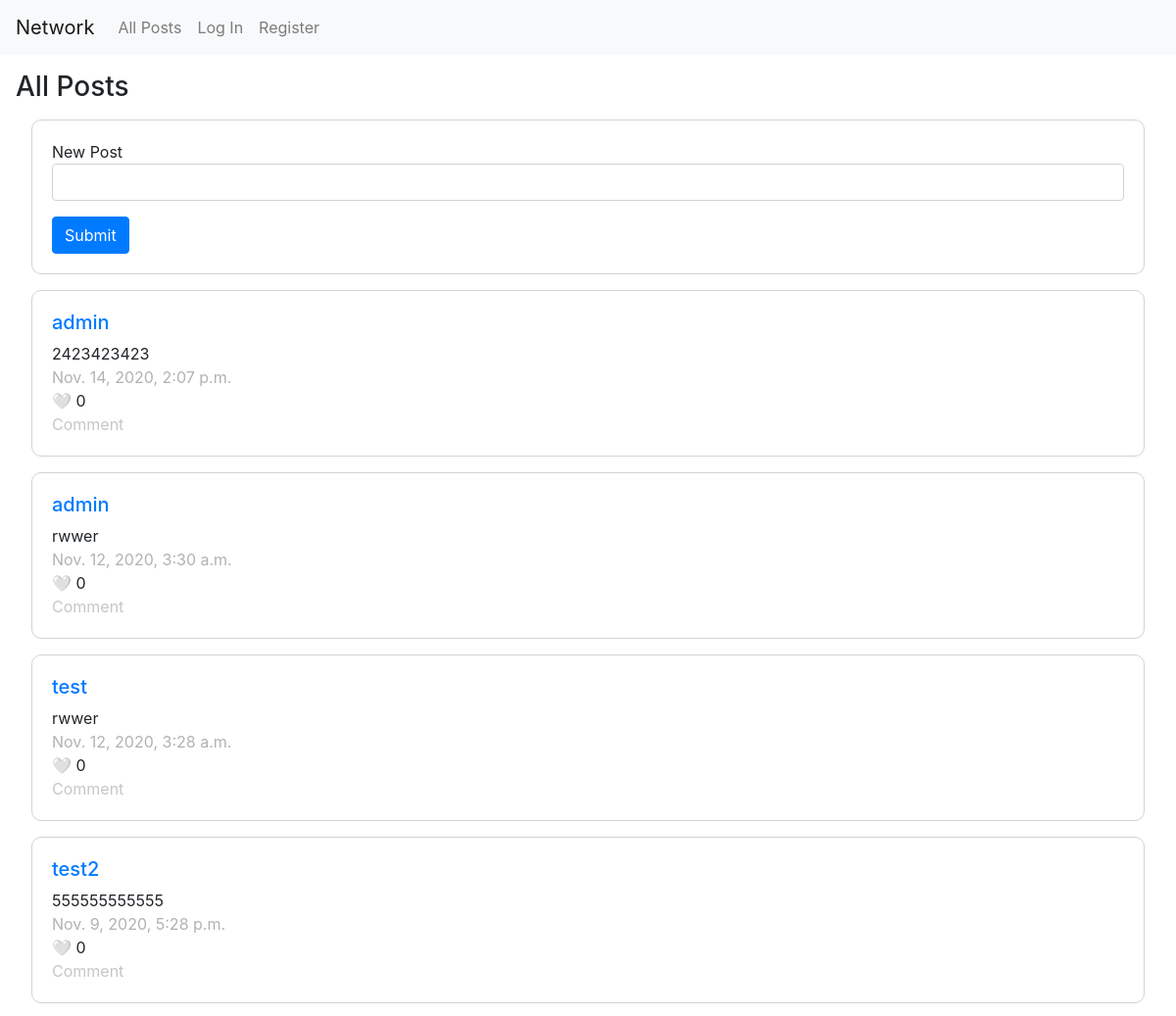
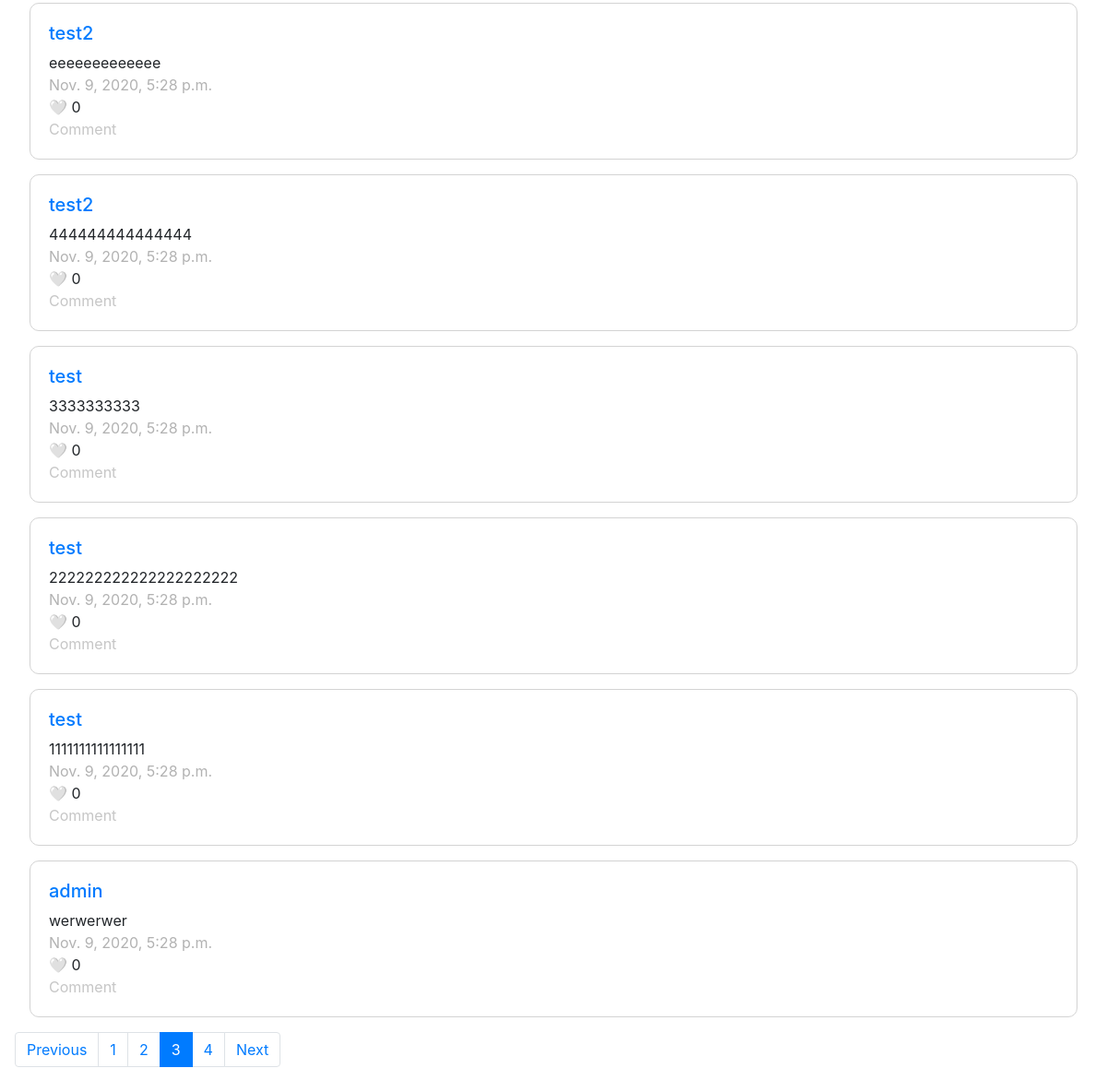
/?page=3, run on the app's committed database (2 pictures, top to bottom).
### network/models.py (models this page shows, shortened)
class Post(models.Model):
    user = models.ForeignKey("User", on_delete=models.CASCADE, related_name="user")
    text = models.CharField(max_length=255)
    likes = models.ManyToManyField('User', blank=True, related_name='likes')
    timestamp = models.DateTimeField(auto_now_add=True)

class User(AbstractUser):
    pass

### network/views.py (the view)
# urls.py: path("", views.index, name="index"),
def index(request):
    posts = post_paginator(request, all)
    return render(request, 'network/index.html', { 'posts': posts })

### network/views.py (called while the page is built)
def post_paginator(request, username):
    if User.objects.filter(username=username).exists():
        user = User.objects.get(username=username)
        posts = Post.objects.filter(user=user)
    else:
        posts = Post.objects.all()
    posts = posts.order_by("-timestamp")
    page = request.GET.get('page', 1)
    paginator = Paginator(posts, 10)
    try:
        posts = paginator.page(page)
    except PageNotAnInteger:
        posts = paginator.page(1)
    except EmptyPage:
        posts = paginator.page(paginator.num_pages)
    return posts

### network/templates/network/index.html (shortened to what this page needs)
{% extends "network/layout.html" %}
{% load static %}
{% block body %}
    <div>
        <h3>All Posts</h3>
        <form class='card-body' method="post">
            <div class="form-group">
                New Post
                <input id='post-text' class='form-control'>
            </div>
            <input onclick='create_post()' type="submit" class="btn btn-primary">
        </form>
    </div>
    {% for post in posts %}
    <div id='{{post.id}}' class="card-body post">
        <h5><a href="/profile/{{post.user}}">{{post.user}}</a></h5>
        <span id='edit_text' style="display: block">{{post.text}}</span>
        <span style='color:#b2b2b2'>{{post.timestamp}}</span>
        {% if request.user in post.likes.all %}
        	<div class='like'>❤️ {{post.likes.all.count}}</div>
        {% else %}
          <div class='like'>🤍 {{post.likes.all.count}}</div>
        {% endif %}
        <a style='color:#c6c6c6'>Comment</a>
    </div>
    {% endfor %}
{% if posts.has_other_pages %}
  <ul class="pagination">
    {% if posts.has_previous %}
      <li class="page-item"><a class="page-link" href="?page={{ posts.previous_page_number }}">Previous</a></li>
    {% else %}
      <li class="page-item disabled">
        <span class="page-link" href="#" tabindex="-1" aria-disabled="true">Previous</span>
      </li>
    {% endif %}
    {% for i in posts.paginator.page_range %}
      {% if posts.number == i %}
        <li class="page-item active" aria-current="page">
        <a class="page-link" href="#">{{ i }} <span class="sr-only">(current)</span></a>
      {% else %}
        <li class="page-item"><a class="page-link" href="?page={{ i }}">{{ i }}</a></li>
      {% endif %}
    {% endfor %}
    {% if posts.has_next %}
      <li class="page-item"><a class="page-link" href="?page={{ posts.next_page_number }}">Next</a></li>
    {% else %}
      <li class="page-item disabled">
        <span class="page-link" href="#" tabindex="-1" aria-disabled="true">Next</span>
      </li>
    {% endif %}
  </ul>
{% endif %}
{% endblock %}

### network/static/network/styles.css (style rules this page uses)
.card-body { margin: 1em; border: 1px solid lightgray; border-radius: 10px; }
.post { display: flex; flex-direction: column; }

### data on the page
Post: user "admin", text "2423423423", timestamp "Nov. 14, 2020, 2:07 p.m.", likes.all.count "0"
Post: user "admin", text "rwwer", timestamp "Nov. 12, 2020, 3:30 a.m.", likes.all.count "0"
Post: user "test", text "rwwer", timestamp "Nov. 12, 2020, 3:28 a.m.", likes.all.count "0"
Post: user "test2", text "555555555555", timestamp "Nov. 9, 2020, 5:28 p.m.", likes.all.count "0"
Post: user "test2", text "eeeeeeeeeeeee", timestamp "Nov. 9, 2020, 5:28 p.m.", likes.all.count "0"
Post: user "test2", text "444444444444444", timestamp "Nov. 9, 2020, 5:28 p.m.", likes.all.count "0"
Post: user "test", text "3333333333", timestamp "Nov. 9, 2020, 5:28 p.m.", likes.all.count "0"
Post: user "test", text "222222222222222222222", timestamp "Nov. 9, 2020, 5:28 p.m.", likes.all.count "0"
Post: user "test", text "1111111111111111", timestamp "Nov. 9, 2020, 5:28 p.m.", likes.all.count "0"
Post: user "admin", text "werwerwer", timestamp "Nov. 9, 2020, 5:28 p.m.", likes.all.count "0"

### other printed values
{{ i }} "1" "2" "4"
{{ i }} "3"
